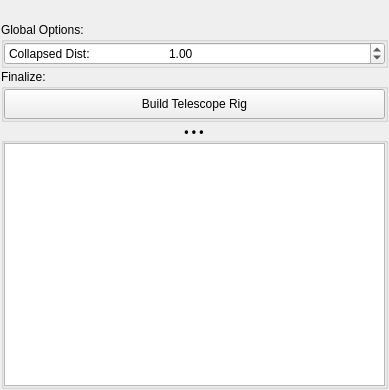
<?xml version="1.0" encoding="UTF-8"?>
<ui version="4.0">
 <class>QtUi</class>
 <widget class="QMainWindow" name="QtUi">
  <property name="geometry">
   <rect>
    <x>0</x>
    <y>0</y>
    <width>389</width>
    <height>390</height>
   </rect>
  </property>
  <property name="windowTitle">
   <string>Telescope Rig</string>
  </property>
  <widget class="QWidget" name="central_widget">
   <layout class="QVBoxLayout" name="verticalLayout_main">
    <property name="spacing">
     <number>1</number>
    </property>
    <property name="leftMargin">
     <number>1</number>
    </property>
    <property name="topMargin">
     <number>1</number>
    </property>
    <property name="rightMargin">
     <number>1</number>
    </property>
    <property name="bottomMargin">
     <number>1</number>
    </property>
    <item>
     <widget class="Header" name="header">
      <property name="minimumSize">
       <size>
        <width>0</width>
        <height>20</height>
       </size>
      </property>
     </widget>
    </item>
    <item>
     <widget class="QGroupBox" name="grp_options">
      <property name="title">
       <string>Global Options:</string>
      </property>
      <layout class="QVBoxLayout" name="verticalLayout" stretch="0">
       <property name="spacing">
        <number>1</number>
       </property>
       <property name="leftMargin">
        <number>0</number>
       </property>
       <property name="topMargin">
        <number>0</number>
       </property>
       <property name="rightMargin">
        <number>0</number>
       </property>
       <property name="bottomMargin">
        <number>0</number>
       </property>
       <item>
        <widget class="QDoubleSpinBox" name="spin_collapsed">
         <property name="prefix">
          <string>Collapsed Dist:	</string>
         </property>
         <property name="minimum">
          <double>0.000000000000000</double>
         </property>
         <property name="value">
          <double>1.000000000000000</double>
         </property>
        </widget>
       </item>
      </layout>
     </widget>
    </item>
    <item>
     <widget class="QGroupBox" name="grp_finalize">
      <property name="title">
       <string>Finalize:</string>
      </property>
      <layout class="QVBoxLayout" name="verticalLayout_2">
       <property name="spacing">
        <number>1</number>
       </property>
       <property name="leftMargin">
        <number>0</number>
       </property>
       <property name="topMargin">
        <number>0</number>
       </property>
       <property name="rightMargin">
        <number>0</number>
       </property>
       <property name="bottomMargin">
        <number>0</number>
       </property>
       <item>
        <widget class="QPushButton" name="btn_build">
         <property name="minimumSize">
          <size>
           <width>0</width>
           <height>30</height>
          </size>
         </property>
         <property name="text">
          <string>Build Telescope Rig</string>
         </property>
        </widget>
       </item>
      </layout>
     </widget>
    </item>
    <item>
     <widget class="CollapsableGroup" name="output_grp">
      <property name="font">
       <font>
        <weight>75</weight>
        <bold>true</bold>
       </font>
      </property>
      <property name="title">
       <string>• • •</string>
      </property>
      <property name="alignment">
       <set>Qt::AlignCenter</set>
      </property>
      <layout class="QVBoxLayout" name="verticalLayout_4">
       <property name="spacing">
        <number>1</number>
       </property>
       <property name="leftMargin">
        <number>0</number>
       </property>
       <property name="topMargin">
        <number>0</number>
       </property>
       <property name="rightMargin">
        <number>0</number>
       </property>
       <property name="bottomMargin">
        <number>0</number>
       </property>
       <item>
        <widget class="QTextEdit" name="txt003">
         <property name="verticalScrollBarPolicy">
          <enum>Qt::ScrollBarAlwaysOff</enum>
         </property>
         <property name="sizeAdjustPolicy">
          <enum>QAbstractScrollArea::AdjustIgnored</enum>
         </property>
        </widget>
       </item>
      </layout>
     </widget>
    </item>
   </layout>
  </widget>
 </widget>
 <customwidgets>
  <customwidget>
   <class>Header</class>
   <extends>QLabel</extends>
   <header>uitk.widgets.header.Header.h</header>
  </customwidget>
  <customwidget>
   <class>CollapsableGroup</class>
   <extends>QGroupBox</extends>
   <header>uitk.widgets.collapsableGroup.CollapsableGroup.h</header>
   <container>1</container>
  </customwidget>
 </customwidgets>
 <resources/>
 <connections/>
</ui>
